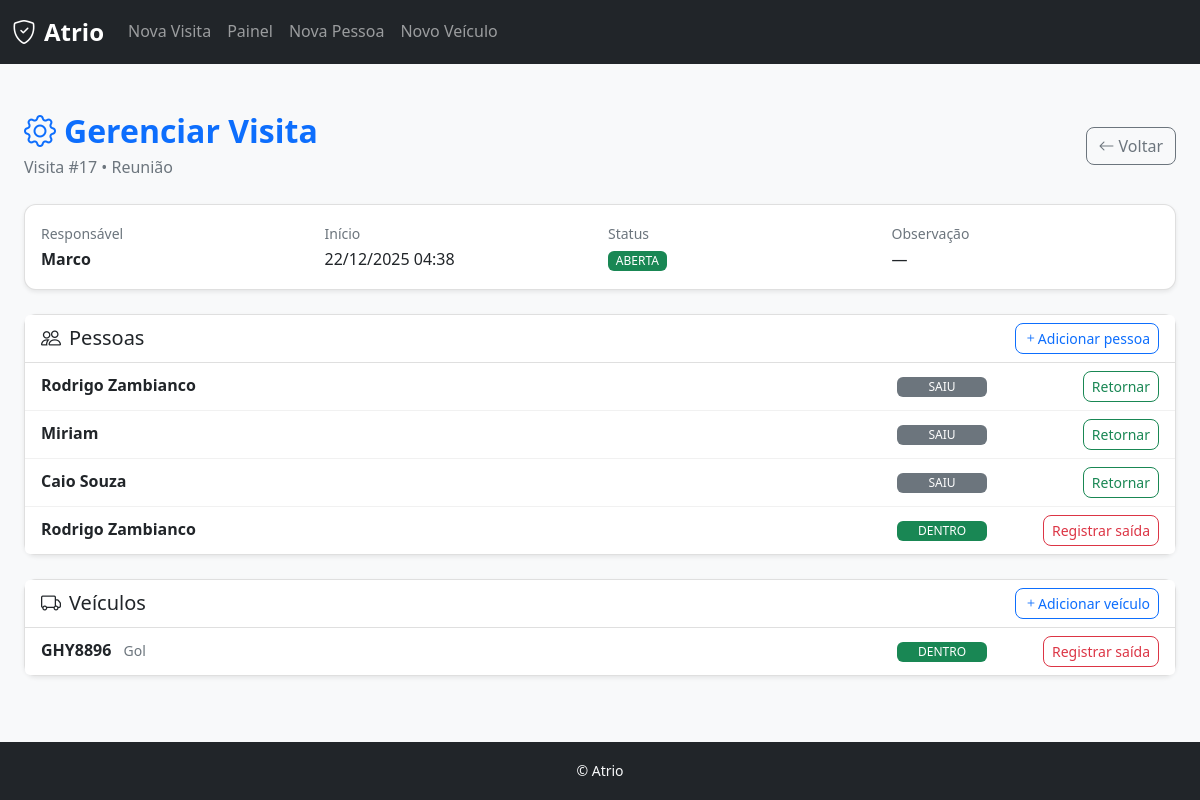
Page /visitas/17/ (signed in) on the earlier database version.
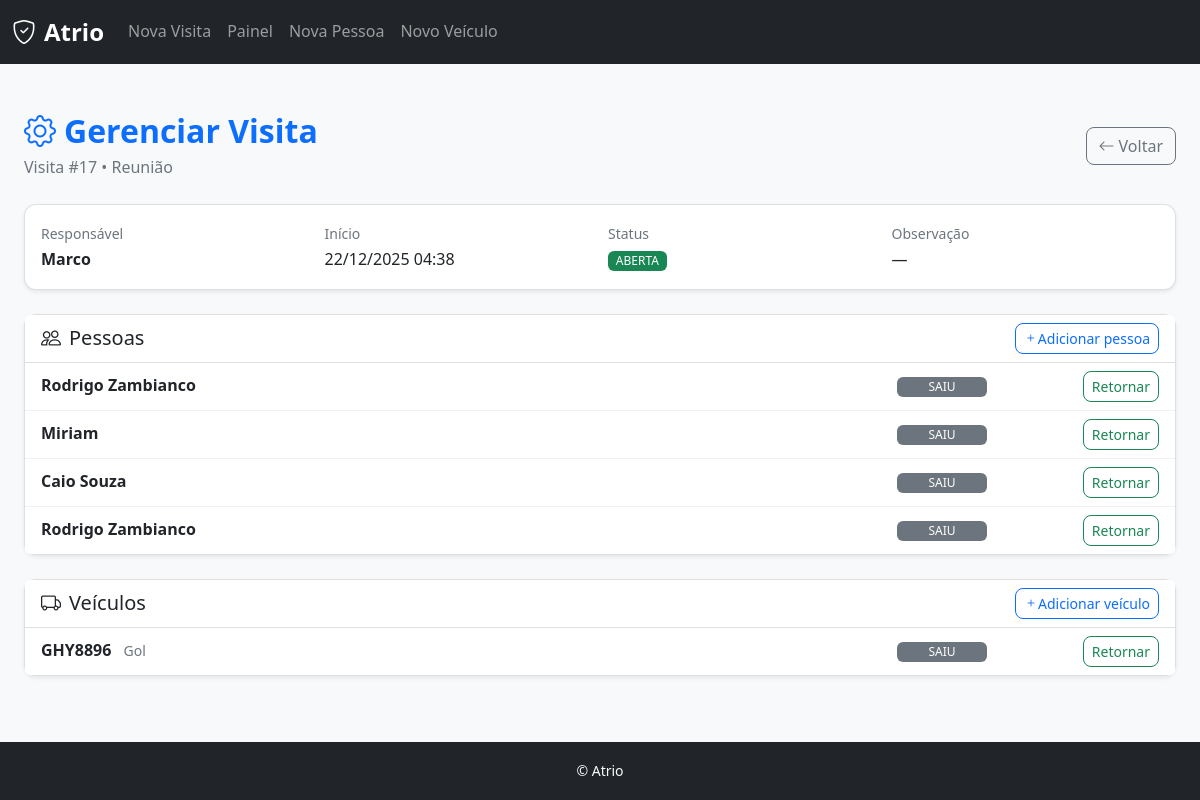
Same page on the later database version.
### apps/visitas/models.py (models this page shows, shortened)
class VisitaPessoa(models.Model):
    grupo = models.ForeignKey(
        GrupoVisita,
        on_delete=models.CASCADE,
        related_name="pessoas"
    )
    pessoa = models.ForeignKey(
        "pessoas.Pessoa",
        on_delete=models.CASCADE
    )
    data_entrada = models.DateTimeField(auto_now_add=True)
    data_saida = models.DateTimeField(blank=True, null=True)

class VisitaVeiculo(models.Model):
    grupo = models.ForeignKey(
        GrupoVisita,
        on_delete=models.CASCADE,
        related_name="veiculos"
    )
    veiculo = models.ForeignKey(
        "veiculos.Veiculo",
        on_delete=models.CASCADE
    )
    data_entrada = models.DateTimeField(auto_now_add=True)
    data_saida = models.DateTimeField(blank=True, null=True)

### apps/pessoas/models.py (models this page shows, shortened)
class Pessoa(models.Model):
    TIPO_CHOICES = [
        ("visitante", "Visitante"),
        ("funcionario", "Funcionário"),
        ("motorista", "Motorista"),
    ]
    nome = models.CharField(max_length=200)
    empresa = models.CharField(max_length=200, blank=True, null=True)
    tipo = models.CharField(max_length=20, choices=TIPO_CHOICES, blank=True, null=True)
    observacao = models.TextField(blank=True, null=True)
    criado_em = models.DateTimeField(auto_now_add=True)
    class Meta:
        app_label = "pessoas"

### apps/veiculos/models.py (models this page shows, shortened)
class Veiculo(models.Model):
    placa = models.CharField(max_length=7, unique=True)
    modelo = models.CharField(max_length=100, blank=True, null=True)
    cor = models.CharField(max_length=50, blank=True, null=True)
    empresa = models.CharField(max_length=200, blank=True, null=True)
    tipo = models.CharField(max_length=50, blank=True, null=True)
    observacao = models.TextField(blank=True, null=True)
    criado_em = models.DateTimeField(auto_now_add=True)
    class Meta:
        app_label = "veiculos"

### apps/ui/views.py (the view)
# urls.py: path('visitas/<int:id>/', views.gerenciar_visita, name='gerenciar_visita'),
@login_required
def gerenciar_visita(request, id):
    visita = get_object_or_404(GrupoVisita, pk=id)
    pessoas = VisitaPessoa.objects.filter(grupo=visita).select_related("pessoa")
    veiculos = VisitaVeiculo.objects.filter(grupo=visita).select_related("veiculo")
    return render(request, "ui/gerenciar_visita.html", {
        "visita": visita,
        "pessoas": pessoas,
        "veiculos": veiculos,
    })

### apps/ui/templates/ui/gerenciar_visita.html (shortened to what the changed rows need)
{% extends "ui/base.html" %}
{% load static %}
{% block content %}
<div class="container-fluid py-4">
  <div class="d-flex justify-content-between align-items-center mb-4">
    <div>
      <h2 class="fw-bold text-primary mb-1">
        <i class="bi bi-gear me-2"></i>Gerenciar Visita
      </h2>
    </div>
  </div>
  <div class="card mb-4">
    <ul class="list-group list-group-flush">
      {% for p in pessoas %}
        <li class="list-group-item">
          <div class="linha-visita">
            <div class="col-nome">
              <strong>{{ p.pessoa.nome }}</strong>
            </div>
            <div>
              {% if p.data_saida %}
                <span class="badge bg-secondary status-badge">SAIU</span>
              {% else %}
                <span class="badge bg-success status-badge">DENTRO</span>
              {% endif %}
            </div>
            <div class="col-acao">
              {% if p.data_saida %}
                <button class="btn btn-sm btn-outline-success"
                        onclick="registrarEntradaPessoa({{ p.id }})">
                  Retornar
                </button>
              {% else %}
                <button class="btn btn-sm btn-outline-danger"
                        onclick="registrarSaidaPessoa({{ p.id }})">
                  Registrar saída
                </button>
              {% endif %}
            </div>
          </div>
        </li>
      {% endfor %}
    </ul>
  </div>
  <div class="card">
    <ul class="list-group list-group-flush">
      {% for v in veiculos %}
        <li class="list-group-item">
          <div class="linha-visita">
            <div class="col-nome">
              <strong>{{ v.veiculo.placa }}</strong>
              <small class="text-muted ms-2">{{ v.veiculo.modelo }}</small>
            </div>
            <div>
              {% if v.data_saida %}
                <span class="badge bg-secondary status-badge">SAIU</span>
              {% else %}
                <span class="badge bg-success status-badge">DENTRO</span>
              {% endif %}
            </div>
            <div class="col-acao">
              {% if v.data_saida %}
                <button class="btn btn-sm btn-outline-success"
                        onclick="registrarEntradaVeiculo({{ v.id }})">
                  Retornar
                </button>
              {% else %}
                <button class="btn btn-sm btn-outline-danger"
                        onclick="registrarSaidaVeiculo({{ v.id }})">
                  Registrar saída
                </button>
              {% endif %}
            </div>
          </div>
        </li>
      {% endfor %}
    </ul>
  </div>
</div>
{% endblock %}

Differences in the rows shown:
changed VisitaPessoa (number 4 of 4 on the later page): data_saida "DENTRO Registrar saída" → "SAIU Retornar"
changed VisitaVeiculo "GHY8896": data_saida "DENTRO Registrar saída" → "SAIU Retornar"
